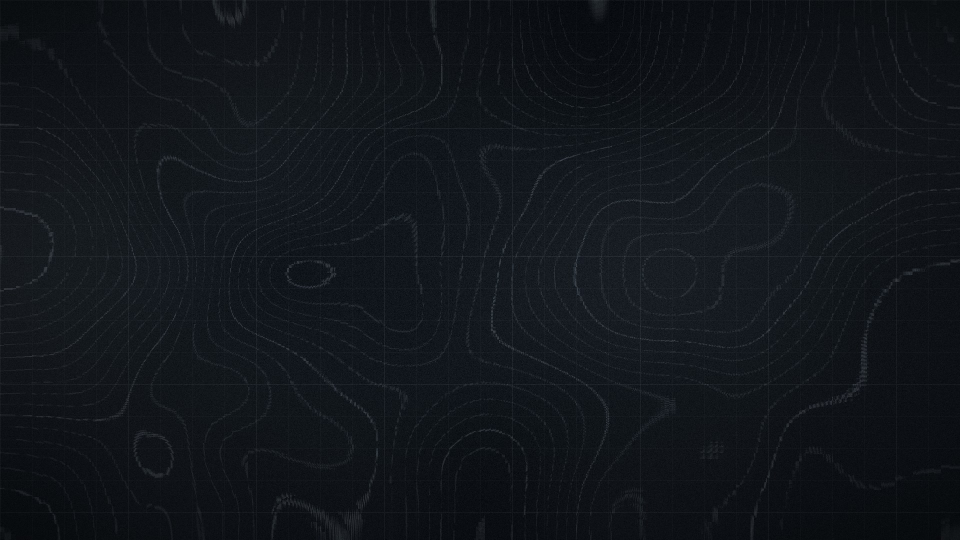
#> input picture content/materials/efgui/backgrounds/creation.jpg, 1920 x 1080 px, given in place of efg_logo_src.png, which was not available (shown at 1/2 size); the run also reads 2 pictures not shown here
$ python gen_menu_assets.py ../content/materials/efgui/backgrounds/creation.jpg
#> lines starting #> are read from the running program, lines starting #| are printed output that depends on the picture; pictures that were not available may be replaced by others from this repository, and a replacement may not be noted
"""Genera la portada y los logotipos del menú principal de GMod para EFG.

Uso: python3 gen_menu_assets.py <ruta repo>
GMod los lee de la raíz de la carpeta del gamemode (gamemodes/escapefromgmod/):
  logo.png        288x128, arriba a la izquierda del menú
  icon24.png      24x24, selector de gamemode abajo a la derecha
  backgrounds/    fondos del menú (elige uno al azar)
El logo y el icono salen de content/materials/efg/brand (arte propio de EFG).
Los fondos salen de content/materials/efgui (tools/gen_efgui.py).
"""
import os, sys
from PIL import Image
import numpy as np

REPO = sys.argv[1]
BRAND = os.path.join(REPO, "content", "materials", "efg", "brand")
EFGUI = os.path.join(REPO, "content", "materials", "efgui")


def logo(w=288, h=128, floor=12):
	# el arte viene sobre negro: la luminosidad hace de alfa
#> called with w = 288, h = 128, floor = 12
	src = np.asarray(Image.open(os.path.join(BRAND, "efg_logo_src.png")).convert("RGB"), np.float32)
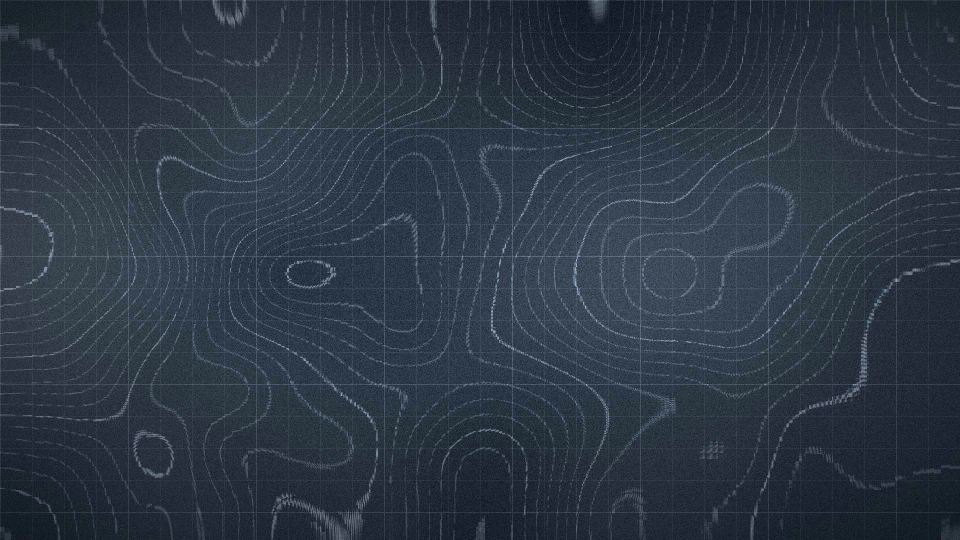
#> src: shape (1080, 1920, 3) float32 (shown at 1/2 size); mean R, G, B 17.7, 21.7, 26.8; drawn with min black and max white
	alpha = np.clip((src.max(axis=2) - floor) * 255 / (255 - floor), 0, 255)
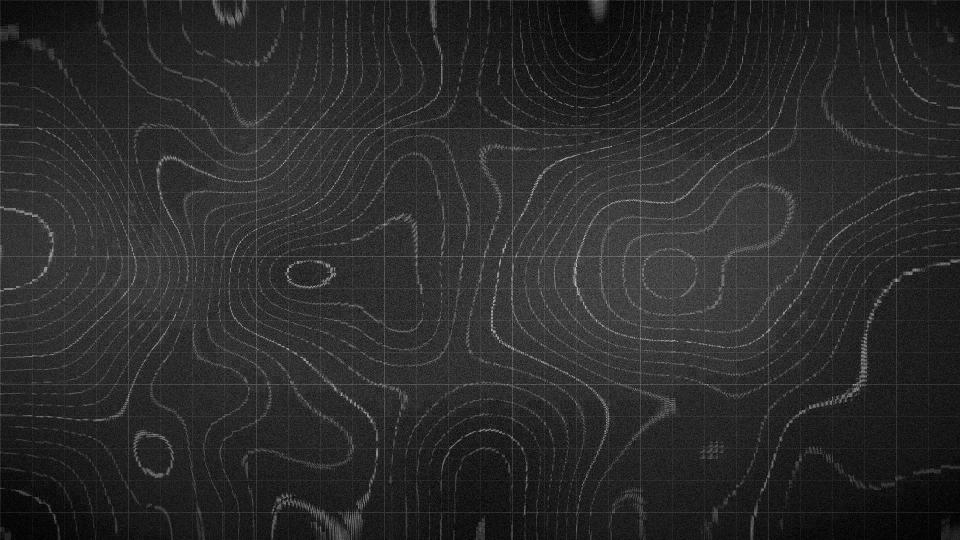
#> alpha: shape (1080, 1920) float32 (shown at 1/2 size); min 0, max 91.3, mean 15.5; drawn with min black and max white
	im = Image.fromarray(np.dstack([src, alpha]).astype(np.uint8), "RGBA")
	im = im.crop(im.getbbox())
	im.thumbnail((w, h), Image.LANCZOS)
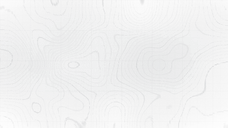
#> im: PIL image 228x128 RGBA; mean R, G, B, A 17.7, 22.7, 28.2, 14.9; transparent parts drawn white
	out = Image.new("RGBA", (w, h), (0, 0, 0, 0))
#> out: PIL image 288x128 RGBA; every value is 0
	out.alpha_composite(im, ((w - im.width) // 2, (h - im.height) // 2))
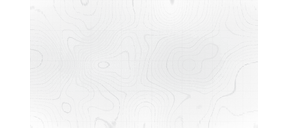
#> out: PIL image 288x128 RGBA; mean R, G, B, A 14.1, 17.9, 22.4, 11.8; transparent parts drawn white
	return out


def icon(size=24, box=(330, 40, 700, 400)):
#> called with size = 24, box = (330, 40, 700, 400)
	im = Image.open(os.path.join(BRAND, "efg_icon_src.png")).convert("RGBA")
#> im: PIL image 1920x1080 RGBA
	return im.crop(box).resize((size, size), Image.LANCZOS)
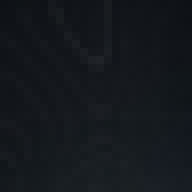
#> returned value: PIL image 24x24 RGBA (shown 8 times larger); mean R, G, B, A 20.6, 24.4, 29.1, 255


def main():
	logo().save(os.path.join(REPO, "logo.png"), optimize=True)
	icon().save(os.path.join(REPO, "icon24.png"), optimize=True)
	# los mismos arte para los menús de schema, sin tocar código: se sustituyen los PNG
	# que ya cargan efg_menus, menu_ui, efg_pmc y efg_ui
	content = os.path.join(REPO, "content", "materials")
	logo(1024, 435).save(os.path.join(content, "efg", "menu", "logo.png"), optimize=True)
#> call 2 of logo, with w = 1024, h = 435, floor = 12
#> in logo (call 2), `out = Image.new("RGBA", (w, h), (0, 0, 0, 0))`: out: PIL image 1024x435 RGBA; every value is 0
#> in logo (call 2), `out.alpha_composite(im, ((w - im.width) // 2, (h - im.height) // 2))`:
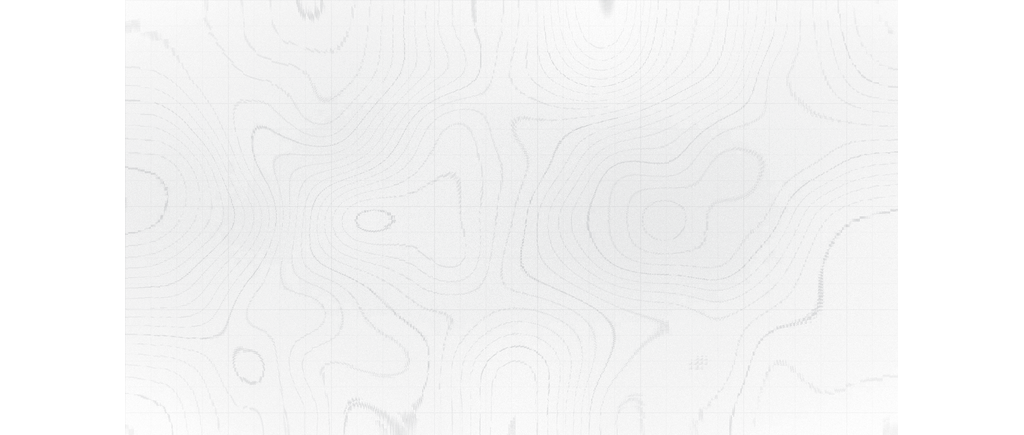
#> out: PIL image 1024x435 RGBA; mean R, G, B, A 13, 16.6, 20.9, 11.3; transparent parts drawn white
	icon(256).save(os.path.join(content, "efg", "menu", "sb_game_eft.png"), optimize=True)
	for name in ("logo32028.png", "logo3.png"):
		logo(1024, 256).save(os.path.join(content, "efgui", name), optimize=True)
#> call 3 of logo, with w = 1024, h = 256, floor = 12
#> in logo (call 3), `out = Image.new("RGBA", (w, h), (0, 0, 0, 0))`: out: PIL image 1024x256 RGBA; every value is 0
#> in logo (call 3), `out.alpha_composite(im, ((w - im.width) // 2, (h - im.height) // 2))`:
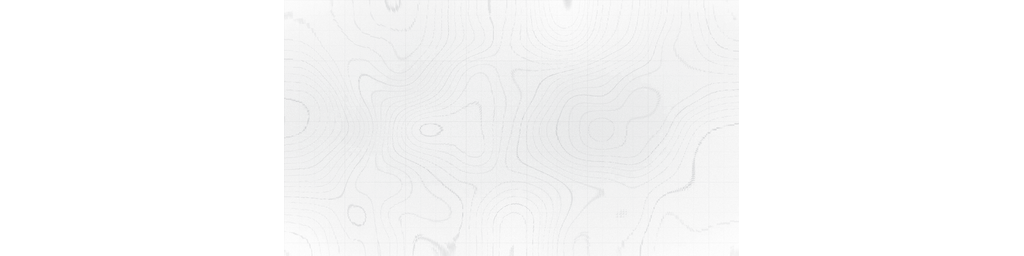
#> out: PIL image 1024x256 RGBA; mean R, G, B, A 7.8, 9.9, 12.4, 6.6; transparent parts drawn white
	bgdir = os.path.join(REPO, "backgrounds")
	os.makedirs(bgdir, exist_ok=True)
	for name in ("mainmenu", "creation", "load"):
		img = Image.open(os.path.join(EFGUI, "backgrounds", name + ".jpg")).convert("RGB")
		img.save(os.path.join(bgdir, "efg_" + name + ".jpg"), quality=88, optimize=True)


if __name__ == "__main__":
	main()
